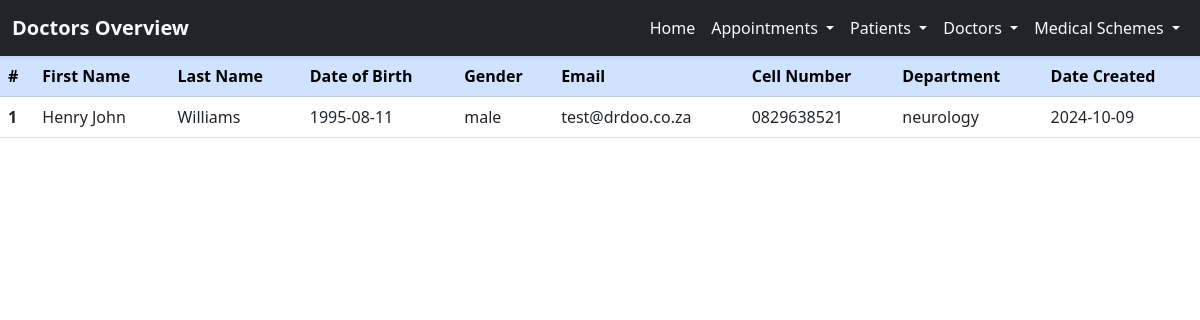
Page /view_doctors on the committed database.
### models/doctors_model.py (models this page shows, shortened)
class Doctor(Base):
    __tablename__ = 'doctors'
    id = Column(Integer, primary_key=True, autoincrement=True)
    first_name = Column(String(100), nullable=False)
    last_name = Column(String(100), nullable=False)
    date_of_birth = Column(Date, nullable=False)
    gender = Column(String(10), nullable=False)
    email = Column(String(100), nullable=True)
    contact_number = Column(String(15), nullable=False)
    department = Column(String(100), nullable=False)
    address = Column(Text, nullable=False)
    profile_photo = Column(LargeBinary, nullable=True)
    create_date = Column(Date, default=date.today, nullable=False)

### routes/doctors.py (the view)
@doctors_bp.route('/view_doctors', methods=['GET', 'POST'])
def doctors_view():
    all_doctors = read_doctors()
    return render_template('doctors_view.html', doctors=all_doctors)

### app.py (called while the page is built)
@app.before_request
def initialize_db():
    print("Database connection established.")
    Base.metadata.create_all(db)  # <-- This will create the tables based on models
    metadata.reflect(bind=db)
    print(f"Current Tables: {metadata.tables.keys()}")

### db_query_service.py (called while the page is built)
def read_doctors():
    try:
        doctors = session.query(Doctor).all()  # Query all patients
        return doctors
    except Exception as e:
        print(f"Error reading doctors: {e}")
        return []

### templates/doctors_view.html (shortened to what this page needs)
<!DOCTYPE html>
<html lang="en">
<head>
    <link href="https://cdn.jsdelivr.net/npm/bootstrap@5.3.0/dist/css/bootstrap.min.css" rel="stylesheet">
</head>
<body>
<nav class="navbar navbar-expand-lg navbar-dark bg-dark shadow-sm">
  <div class="container-fluid">
    <a class="navbar-brand fw-bold text-light" href="#">Doctors Overview</a>
    <div class="collapse navbar-collapse" id="navbarNavAltMarkup">
      <ul class="navbar-nav ms-auto">
        <li class="nav-item">
          <a class="nav-link active text-light" aria-current="page" href="{{ url_for('home.index') }}">Home</a>
        </li>
        <li class="nav-item dropdown">
          <a class="nav-link dropdown-toggle text-light" href="#" role="button" data-bs-toggle="dropdown" aria-expanded="false">
            Appointments
          </a>
        </li>
        <li class="nav-item dropdown">
          <a class="nav-link dropdown-toggle text-light" href="#" role="button" data-bs-toggle="dropdown" aria-expanded="false">
            Patients
          </a>
        </li>
        <li class="nav-item dropdown">
          <a class="nav-link dropdown-toggle text-light" href="#" role="button" data-bs-toggle="dropdown" aria-expanded="false">
            Doctors
          </a>
        </li>
        <li class="nav-item dropdown">
          <a class="nav-link dropdown-toggle text-light" href="#" role="button" data-bs-toggle="dropdown" aria-expanded="false">
            Medical Schemes
          </a>
        </li>
      </ul>
    </div>
  </div>
</nav>
<table class="table">
  <thead class="thead-dark">
    <tr class="table-primary">
      <th scope="col">#</th>
      <th scope="col">First Name</th>
      <th scope="col">Last Name</th>
      <th scope="col">Date of Birth</th>
      <th scope="col">Gender</th>
      <th scope="col">Email</th>
      <th scope="col">Cell Number</th>
        <th scope="col">Department</th>
      <th scope="col">Date Created</th>
    </tr>
  </thead>
  <tbody>
    {% for doctor in doctors %}
      <tr>
        <th scope="row">{{ loop.index }}</th>
        <td>{{ doctor.first_name }}</td>
        <td>{{ doctor.last_name }}</td>
        <td>{{ doctor.date_of_birth }}</td>
        <td>{{ doctor.gender }}</td>
        <td>{{ doctor.email }}</td>
        <td>{{ doctor.contact_number }}</td>
        <td>{{ doctor.department }}</td>
        <td>{{ doctor.create_date }}</td>
      </tr>
    {% endfor %}
  </tbody>
</table>
</body>
</html>

### rows in the picture
Doctor: first_name "Henry John", last_name "Williams", date_of_birth "1995-08-11", gender "male", email "test@drdoo.co.za", contact_number "0829638521", department "neurology", create_date "2024-10-09"
